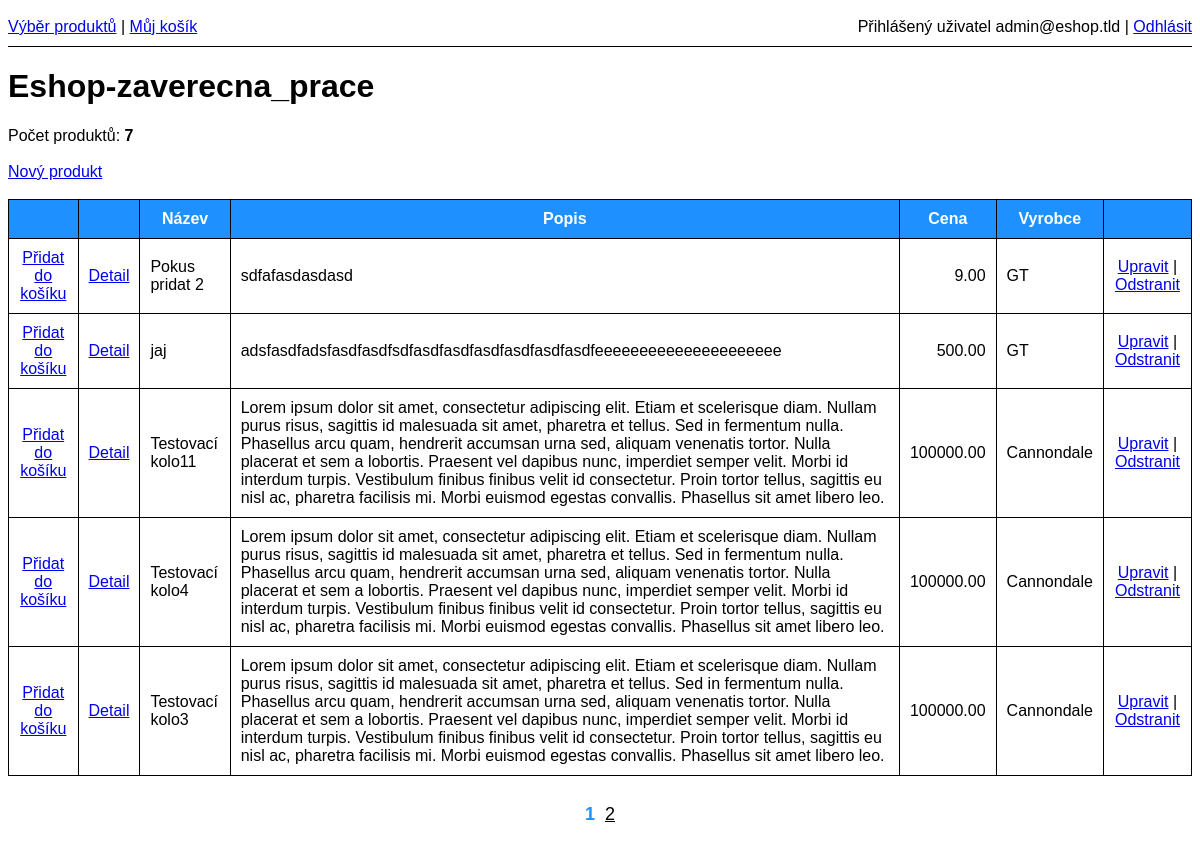
The page /index.php (signed in) on the database its author committed.
### tables this page shows
CREATE TABLE `uzivatel` (
  `uzivatel_id` int(11) NOT NULL,
  `email` varchar(255) NOT NULL,
  `heslo` varchar(255) NOT NULL,
  `role` set('user','admin') NOT NULL DEFAULT 'user'
);

CREATE TABLE `produkt` (
  `produkt_id` int(11) NOT NULL,
  `nazev` varchar(256) DEFAULT NULL,
  `popis` text DEFAULT NULL,
  `cena` decimal(10,2) NOT NULL,
  `kategorie_id` smallint(6) NOT NULL,
  `vyrobce_id` int(11) NOT NULL,
  `parametry` text DEFAULT NULL,
  `cas_posledniho_updatu` timestamp NOT NULL DEFAULT current_timestamp() ON UPDATE current_timestamp(),
  `cas_posledni_upravy` timestamp NULL DEFAULT NULL,
  `posledni_upravu_provedl` int(10) UNSIGNED DEFAULT NULL
);

CREATE TABLE `vyrobce` (
  `vyrobce_id` int(11) NOT NULL,
  `nazev` text NOT NULL,
  `popis` text NOT NULL
);

### overeni_uzivatele.php (called while the page is built, shortened)
<?php
$stmt = $db->prepare("SELECT * FROM uzivatel WHERE uzivatel_id = ? LIMIT 1");
$stmt->execute([$_SESSION["uzivatel_id"]]);
$currentUser = $stmt->fetch(PDO::FETCH_ASSOC);

### index.php (the view, shortened to what this page needs)
<?php
require 'db.php';
require 'overeni_uzivatele.php';
if (isset($_GET['offset'])) {
    $offset = (int)$_GET['offset'];
} else {
    $offset = 0;
}
$count = $db->query("SELECT COUNT(produkt_id) FROM produkt")->fetchColumn();
$stmt = $db->prepare("SELECT *, vyrobce.nazev AS nazev_vyrobce, produkt.nazev AS nazev_produkt, produkt.popis AS popis_produkt FROM produkt JOIN vyrobce USING (vyrobce_id) ORDER BY produkt_id DESC LIMIT 5 OFFSET ?");
$stmt->bindValue(1, $offset, PDO::PARAM_INT);
$stmt->execute();
$produkt = $stmt->fetchAll(PDO::FETCH_ASSOC);
?><!DOCTYPE html>
<html lang="en">
<head>
    <link rel="stylesheet" type="text/css" href="styles.css">
</head>
<body>
<?php include 'navbar.php' ?>
<h1>Eshop-zaverecna_prace</h1>
Počet produktů: <strong><?php echo $count;?></strong>
<? if (($currentUser['role']=='admin')): ?>
    <br/><br/>
    <a href="novy_produkt.php">Nový produkt</a>
    <br/><br/>
<? else: ?>
    <br/><br/>
    <br/><br/>
<? endif; ?>
<?php if ($count>0){ ?>
    <table>
        <tr>
            <th></th>
            <th></th>
            <th>Název</th>
            <th>Popis</th>
            <th>Cena</th>
            <th>Vyrobce</th>
            <th></th>
        </tr>
        <?php foreach($produkt as $row){ ?>
            <tr>
                <td class="center">
                    <a href='pridej.php?produkt_id=<?php echo $row['produkt_id']; ?>'>Přidat do košíku</a>
                </td>
                <td class="center">
                    <a href='detail.php?produkt_id=<?php echo $row['produkt_id']; ?>'>Detail</a>
                </td>
                <td><?php echo htmlspecialchars($row['nazev_produkt']);  ?></td>
                <td><?php echo htmlspecialchars($row['popis_produkt']); ?></td>
                <td class="right"><?php echo $row['cena']; ?></td>
                <td><?php echo htmlspecialchars($row['nazev_vyrobce']); ?></td>
                <td class="center">
                    <a href='uprav.php?produkt_id=<?php echo $row['produkt_id']; ?>'>Upravit</a> |
                    <a href='odstran_produkt.php?produkt_id=<?php echo $row['produkt_id']; ?>'>Odstranit</a>
                </td>
            </tr>
        <?php } ?>
    </table>
    <br/>
    <div class="pagination">
        <?php
        for($i=1; $i<=ceil($count/5); $i++){
            echo '<a class="'.($offset/5+1==$i?'active':'').'" href="index.php?offset='.(($i-1)*5).'">'.$i.'</a>';
        }
        ?>
    </div>
<?php } ?>
</body>
</html>

### navbar.php
<div class="navbar" style="overflow: auto; width: 100%; border-bottom: 1px solid black; padding: 10px 0;">
    <div style="float: left">
        <a href="index.php">Výběr produktů</a> |
        <a href="kosik.php">Můj košík</a>
    </div>
    <div style="float: right">
        Přihlášený uživatel <?php echo htmlspecialchars($currentUser['email']); ?> |
        <a href="odhlaseni.php">Odhlásit</a>
    </div>
</div>

### styles.css (style rules this page uses)
body { font-size: medium; font-family: Arial, Helvetica, sans-serif }
table { width: 100%; border-collapse: collapse; }
table, th, td { border: 1px solid black; }
th, td { padding: 10px; }
.right { text-align: right; }
.center { text-align: center; }
th { background-color: DodgerBlue; color: white; }
div.pagination { padding: 10px; text-align: center; font-size: large; }
div.pagination a { padding: 5px; color: black; }
.active { font-weight: bold; text-decoration: none; color: DodgerBlue !important; }

### rows shown on the page
uzivatel: email "admin@eshop.tld"
produkt: nazev "Pokus pridat 2", popis "sdfafasdasdasd", cena "9.00", vyrobce.nazev "GT"
produkt: nazev "jaj", popis "adsfasdfadsfasdfasdfsdfasdfasdfasdfasdfasdfasdfeeeeeeeeeeeeeeeeeeeee", cena "500.00", vyrobce.nazev "GT"
produkt: nazev "Testovací kolo11", popis "Lorem ipsum dolor sit amet, consectetur adipiscing elit. Etiam et scelerisque diam. Nullam purus risus, sagittis id malesuada sit amet, pharetra et tellus. Sed in fermentum nulla. Phasellus arcu quam, hendrerit accumsan urna sed, aliquam venenatis tortor. Nulla placerat et sem a lobortis. Praesent vel dapibus nunc, imperdiet semper velit. Morbi id interdum turpis. Vestibulum finibus finibus velit id consectetur. Proin tortor tellus, sagittis eu nisl ac, pharetra facilisis mi. Morbi euismod egestas convallis. Phasellus sit amet libero leo.", cena "100000.00", vyrobce.nazev "Cannondale"
produkt: nazev "Testovací kolo4", popis "Lorem ipsum dolor sit amet, consectetur adipiscing elit. Etiam et scelerisque diam. Nullam purus risus, sagittis id malesuada sit amet, pharetra et tellus. Sed in fermentum nulla. Phasellus arcu quam, hendrerit accumsan urna sed, aliquam venenatis tortor. Nulla placerat et sem a lobortis. Praesent vel dapibus nunc, imperdiet semper velit. Morbi id interdum turpis. Vestibulum finibus finibus velit id consectetur. Proin tortor tellus, sagittis eu nisl ac, pharetra facilisis mi. Morbi euismod egestas convallis. Phasellus sit amet libero leo.", cena "100000.00", vyrobce.nazev "Cannondale"
produkt: nazev "Testovací kolo3", popis "Lorem ipsum dolor sit amet, consectetur adipiscing elit. Etiam et scelerisque diam. Nullam purus risus, sagittis id malesuada sit amet, pharetra et tellus. Sed in fermentum nulla. Phasellus arcu quam, hendrerit accumsan urna sed, aliquam venenatis tortor. Nulla placerat et sem a lobortis. Praesent vel dapibus nunc, imperdiet semper velit. Morbi id interdum turpis. Vestibulum finibus finibus velit id consectetur. Proin tortor tellus, sagittis eu nisl ac, pharetra facilisis mi. Morbi euismod egestas convallis. Phasellus sit amet libero leo.", cena "100000.00", vyrobce.nazev "Cannondale"

### other values the page prints
$count "7"
